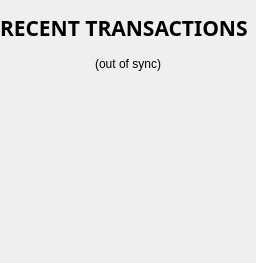
        <widget class="QFrame" name="frame_2">
         <property name="frameShape">
          <enum>QFrame::NoFrame</enum>
         </property>
         <property name="frameShadow">
          <enum>QFrame::Plain</enum>
         </property>
         <layout class="QVBoxLayout" name="verticalLayout">
          <property name="spacing">
           <number>0</number>
          </property>
          <property name="leftMargin">
           <number>0</number>
          </property>
          <property name="topMargin">
           <number>0</number>
          </property>
          <property name="rightMargin">
           <number>0</number>
          </property>
          <property name="bottomMargin">
           <number>0</number>
          </property>
          <item>
           <layout class="QVBoxLayout" name="verticalLayout_9">
            <property name="spacing">
             <number>0</number>
            </property>
            <item>
             <layout class="QVBoxLayout" name="verticalLayout_8">
              <item>
               <widget class="QLabel" name="label_4">
                <property name="minimumSize">
                 <size>
                  <width>0</width>
                  <height>55</height>
                 </size>
                </property>
                <property name="font">
                 <font>
                  <family>Volte</family>
                  <pointsize>16</pointsize>
                  <weight>75</weight>
                  <bold>true</bold>
                 </font>
                </property>
                <property name="lineWidth">
                 <number>0</number>
                </property>
                <property name="text">
                 <string>RECENT TRANSACTIONS</string>
                </property>
               </widget>
              </item>
              <item>
               <widget class="QLabel" name="lineTransactions">
                <property name="minimumSize">
                 <size>
                  <width>27</width>
                  <height>2</height>
                 </size>
                </property>
                <property name="maximumSize">
                 <size>
                  <width>27</width>
                  <height>2</height>
                 </size>
                </property>
                <property name="font">
                 <font>
                  <pointsize>1</pointsize>
                 </font>
                </property>
                <property name="text">
                 <string/>
                </property>
               </widget>
              </item>
             </layout>
            </item>
            <item>
             <widget class="QLabel" name="labelTransactionsStatus">
              <property name="cursor">
               <cursorShape>WhatsThisCursor</cursorShape>
              </property>
              <property name="toolTip">
               <string>The displayed information may be out of date. Your wallet automatically synchronizes with the EREX network after a connection is established, but this process has not completed yet.</string>
              </property>
              <property name="styleSheet">
               <string notr="true"/>
              </property>
              <property name="lineWidth">
               <number>0</number>
              </property>
              <property name="text">
               <string notr="true">(out of sync)</string>
              </property>
              <property name="alignment">
               <set>Qt::AlignCenter</set>
              </property>
             </widget>
            </item>
           </layout>
          </item>
          <item>
           <widget class="QListView" name="listTransactions">
            <property name="sizePolicy">
             <sizepolicy hsizetype="Expanding" vsizetype="MinimumExpanding">
              <horstretch>0</horstretch>
              <verstretch>0</verstretch>
             </sizepolicy>
            </property>
            <property name="maximumSize">
             <size>
              <width>16777215</width>
              <height>16777215</height>
             </size>
            </property>
            <property name="styleSheet">
             <string notr="true">QListView { background: transparent; }</string>
            </property>
            <property name="frameShape">
             <enum>QFrame::NoFrame</enum>
            </property>
            <property name="frameShadow">
             <enum>QFrame::Plain</enum>
            </property>
            <property name="lineWidth">
             <number>0</number>
            </property>
            <property name="verticalScrollBarPolicy">
             <enum>Qt::ScrollBarAlwaysOff</enum>
            </property>
            <property name="horizontalScrollBarPolicy">
             <enum>Qt::ScrollBarAlwaysOff</enum>
            </property>
            <property name="selectionMode">
             <enum>QAbstractItemView::NoSelection</enum>
            </property>
           </widget>
          </item>
         </layout>
        </widget>
